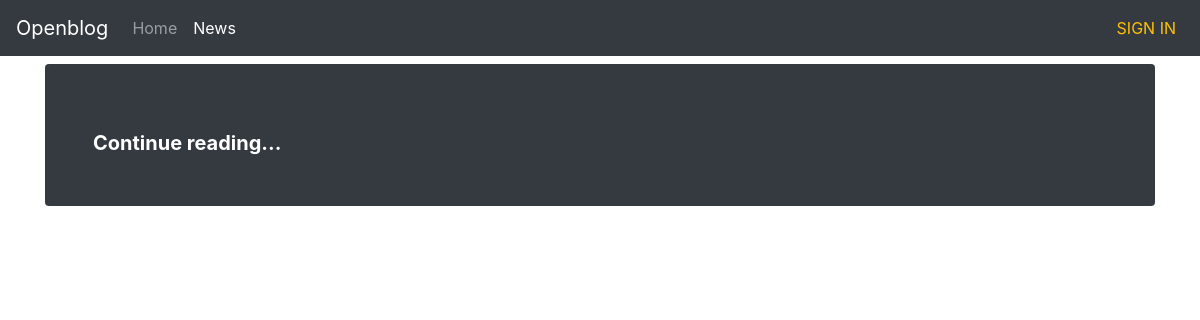
The page /news/ on the database as committed earlier.
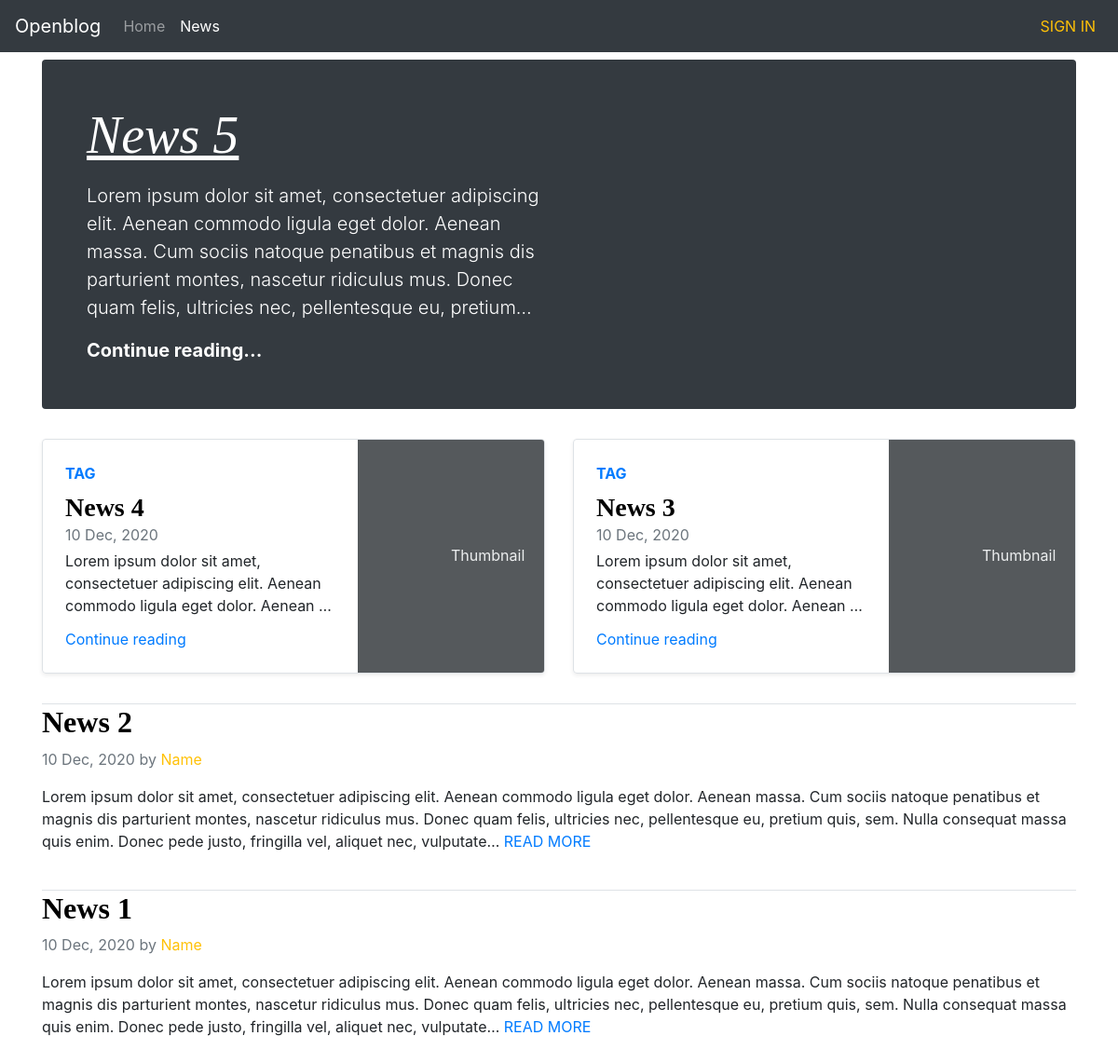
The same page on the database as committed later.
### core/models.py (models this page shows, shortened)
class News(models.Model):
	title = models.CharField(max_length=200)
	created_on = models.DateTimeField(auto_now_add=True)
	updated_on = models.DateTimeField(auto_now=True)
	content = models.TextField()
	status = models.IntegerField(default=StatusNews.DRAFT, choices=StatusNews.choices)
	class Meta:
		ordering = ['-created_on']

### core/views.py (the view)
# urls.py: path('news/', views.NewsListView.as_view(), name='news'),
class NewsListView(ListView):
	model = News
	template_name = 'news.html'
	context_object_name = 'list_news'
	def get_context_data(self, **kwargs):
		context = super().get_context_data(**kwargs)
		last_news = News.objects.filter(status=1).order_by('-created_on')[:3]
		if last_news:
			context['latest_two_news'] = last_news[1:3]
			context['last_news'] = last_news[0]
		return context

### core/templates/news.html (shortened to what this page needs)
{% extends 'home.html' %}
{% load static %}
{% block css  %}
<link rel="stylesheet" href="https://cdn.jsdelivr.net/npm/bootstrap@4.5.3/dist/css/bootstrap.min.css">
<link href="{% static 'css/news.css' %}?{% now "U" %}" rel="stylesheet">
{% endblock %}
{% block content %}
    <div class="container">
      <div class="jumbotron p-4 p-md-5 bg-dark text-white rounded mt-2">
        <div class="col-md-6 px-0">
          <h1 class="display-4 font-italic"><a class="text-white" href="{{last_news.id}}"><u>{{last_news.title}}</u></a></h1>
          <p class="lead my-3">{{last_news.content|truncatechars:"250"}}</p>
          <p class="lead mb-0"><a href="{{last_news.id}}" class="text-white font-weight-bold">Continue reading...</a></p>
        </div>
      </div>
      <div class="row mb-2">
        {% for latest_news in latest_two_news %}
        <div class="col-md-6">
          <div class="row no-gutters border rounded overflow-hidden flex-md-row mb-4 shadow-sm h-md-250 position-relative">
            <div class="col p-4 d-flex flex-column position-static">
              <strong class="d-inline-block mb-2 text-primary">TAG</strong>
              <h3 class="mb-0 font-weight-bold"><a class="title_news" href="{{latest_news.id}}">{{latest_news.title}}</a></h3>
              <div class="mb-1 text-muted">{{latest_news.created_on|date:'d M, Y'}}</div>
              <p class="card-text mb-auto">{{latest_news.content|truncatechars:"100"}}</p>
              <a href="{{latest_news.id}}" class="stretched-link">Continue reading</a>
            </div>
            <div class="col-auto d-none d-lg-block">
              <svg class="bd-placeholder-img" width="200" height="250" xmlns="http://www.w3.org/2000/svg" preserveAspectRatio="xMidYMid slice" focusable="false" role="img" aria-label="Placeholder: Thumbnail"><title>Placeholder</title><rect width="100%" height="100%" fill="#55595c"/><text x="50%" y="50%" fill="#eceeef" dy=".3em">Thumbnail</text></svg>
            </div>
          </div>
        </div>
        {% endfor %}
      </div>
    <div class="row">
      {% for news in list_news %}
      {% if news.status == 1 and news not in latest_two_news and news != last_news %}
      <div class="col-md-12 blog-main mb-4">
        <div class="blog-post border-top">
          <h2 class="blog-post-title font-weight-bold"><a class="title_news" href="{{news.id}}">{{news.title}}</a></h2>
          <p class="blog-post-meta text-muted">{{news.created_on|date:'d M, Y'}} by <a class="text-warning" href="#">Name</a></p>
          <p>{{news.content|truncatechars:"350"}} <a class="text-uppercase" href="{{news.id}}">read more</a></p>
          </div>
      </div>
      {% endif %}
      {% endfor %}
    </div>
  </div>
{% endblock %}

### core/templates/home.html (shortened to what this page needs)
<!doctype html>
{% load static %}
<html lang="en">
  <head>
    {% block css  %}{% endblock %}
  </head>
  <body>
    <nav class="navbar navbar-expand-lg navbar-dark bg-dark">
      {% url 'home' as home_url %}
      <a class="navbar-brand" href="{{home_url}}">Openblog</a>
      <div class="collapse navbar-collapse" id="navbarSupportedContent">
        <ul class="navbar-nav mr-auto">
          {% url 'home' as home_url %}
          <li class="nav-item {% if home_url == request.path %}active{% endif %}">
            <a class="nav-link" href="{{home_url}}">Home <span class="sr-only">(current)</span></a>
          </li>
          {% url 'news' as news_url %}
          <li class="nav-item {% if news_url == request.path %}active{% endif %}">
            <a class="nav-link" href="{{news_url}}">News</a>
          </li>
        </ul>
        <ul class="navbar-nav">
          {% url 'login' as login_url %}
          <li class="nav-item">
            <a class="nav-link text-uppercase text-warning" href="{% if request.user.is_authenticated %}#{% else %}{{login_url}}{% endif %}">{% if request.user.is_authenticated %}{{request.user.username}} {% else %} sign in {% endif %}</a>
          </li>
        </ul>
      </div>
    </nav>
    <main>
      {% block content %}{% endblock %}
    </main>
  </body>
</html>

### static/css/news.css (style rules this page uses)
.jumbotron { padding: 4rem 2rem; background-color: #fff; }
h1, h2, h3, h4, h5, h6 { font-family: "Playfair Display", Georgia, "Times New Roman", serif; }
.title_news { color: #000000 }

Rows that differ between the two databases and show on the page:
added News: title "News 5", content "Lorem ipsum dolor sit amet, consectetuer adipiscing elit. Aenean commodo ligula eget dolor. Aenean massa. Cum sociis natoque penatibus et magnis dis parturient montes, nascetur ridiculus mus. Donec quam felis, ultricies nec, pellentesque eu, pretium…"
added News: title "News 4", created_on "10 Dec, 2020", content "Lorem ipsum dolor sit amet, consectetuer adipiscing elit. Aenean commodo ligula eget dolor. Aenean …"
added News: title "News 3", created_on "10 Dec, 2020", content "Lorem ipsum dolor sit amet, consectetuer adipiscing elit. Aenean commodo ligula eget dolor. Aenean …"
added News: title "News 2", created_on "10 Dec, 2020", content "Lorem ipsum dolor sit amet, consectetuer adipiscing elit. Aenean commodo ligula eget dolor. Aenean massa. Cum sociis natoque penatibus et magnis dis parturient montes, nascetur ridiculus mus. Donec quam felis, ultricies nec, pellentesque eu, pretium quis, sem. Nulla consequat massa quis enim. Donec pede justo, fringilla vel, aliquet nec, vulputate…"
added News: title "News 1", created_on "10 Dec, 2020", content "Lorem ipsum dolor sit amet, consectetuer adipiscing elit. Aenean commodo ligula eget dolor. Aenean massa. Cum sociis natoque penatibus et magnis dis parturient montes, nascetur ridiculus mus. Donec quam felis, ultricies nec, pellentesque eu, pretium quis, sem. Nulla consequat massa quis enim. Donec pede justo, fringilla vel, aliquet nec, vulputate…"
